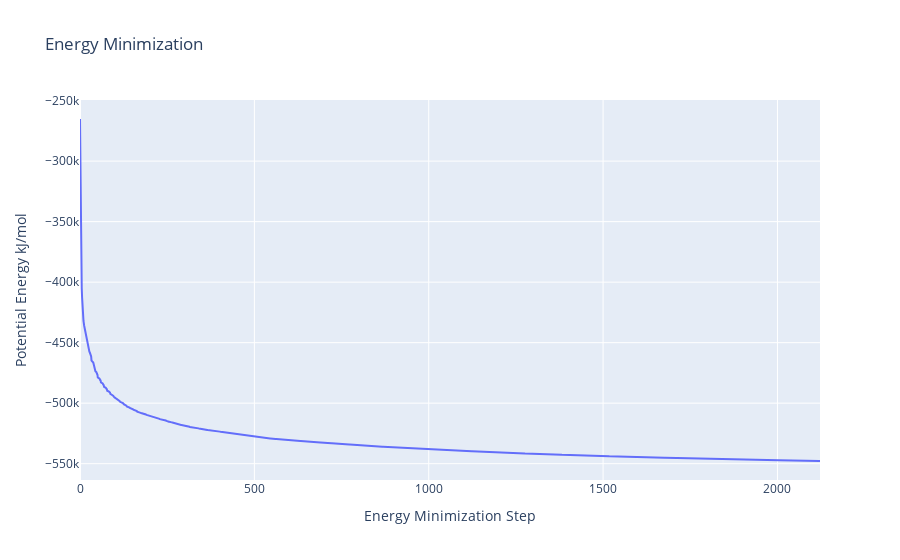

Notebook code cell kept with this figure:
### Code cell
import plotly
from plotly.offline import iplot
import plotly.graph_objs as go


#Read data from file and filter energy values higher than 1000 kJ/mol
with open(output_min_ene_xvg,'r') as energy_file:
    x,y = map(
        list,
        zip(*[
            (float(line.split()[0]),float(line.split()[1]))
            for line in energy_file
            if not line.startswith(("#","@"))
            if float(line.split()[1]) < 1000
        ])
    )

plotly.offline.init_notebook_mode(connected=True)

fig = ({
    "data": [go.Scatter(x=x, y=y)],
    "layout": go.Layout(title="Energy Minimization",
                        xaxis=dict(title = "Energy Minimization Step"),
                        yaxis=dict(title = "Potential Energy kJ/mol")
                       )
})

plotly.offline.iplot(fig)
#fig.show(renderer="colab")

### Figure 1 — Plotly figure (JSON) as saved in the notebook; plotly's stock layout.template omitted (floating-point values rounded to 4 significant figures; data arrays with more than 128 entries replaced by an {"elided": "..."} marker saying what was removed)
{"data": [{"x": {"elided": "1680 int values"}, "y": {"elided": "1680 float values"}, "type": "scatter"}], "layout": {"title": {"text": "Energy Minimization"}, "xaxis": {"title": {"text": "Energy Minimization Step"}}, "yaxis": {"title": {"text": "Potential Energy kJ/mol"}}}}
